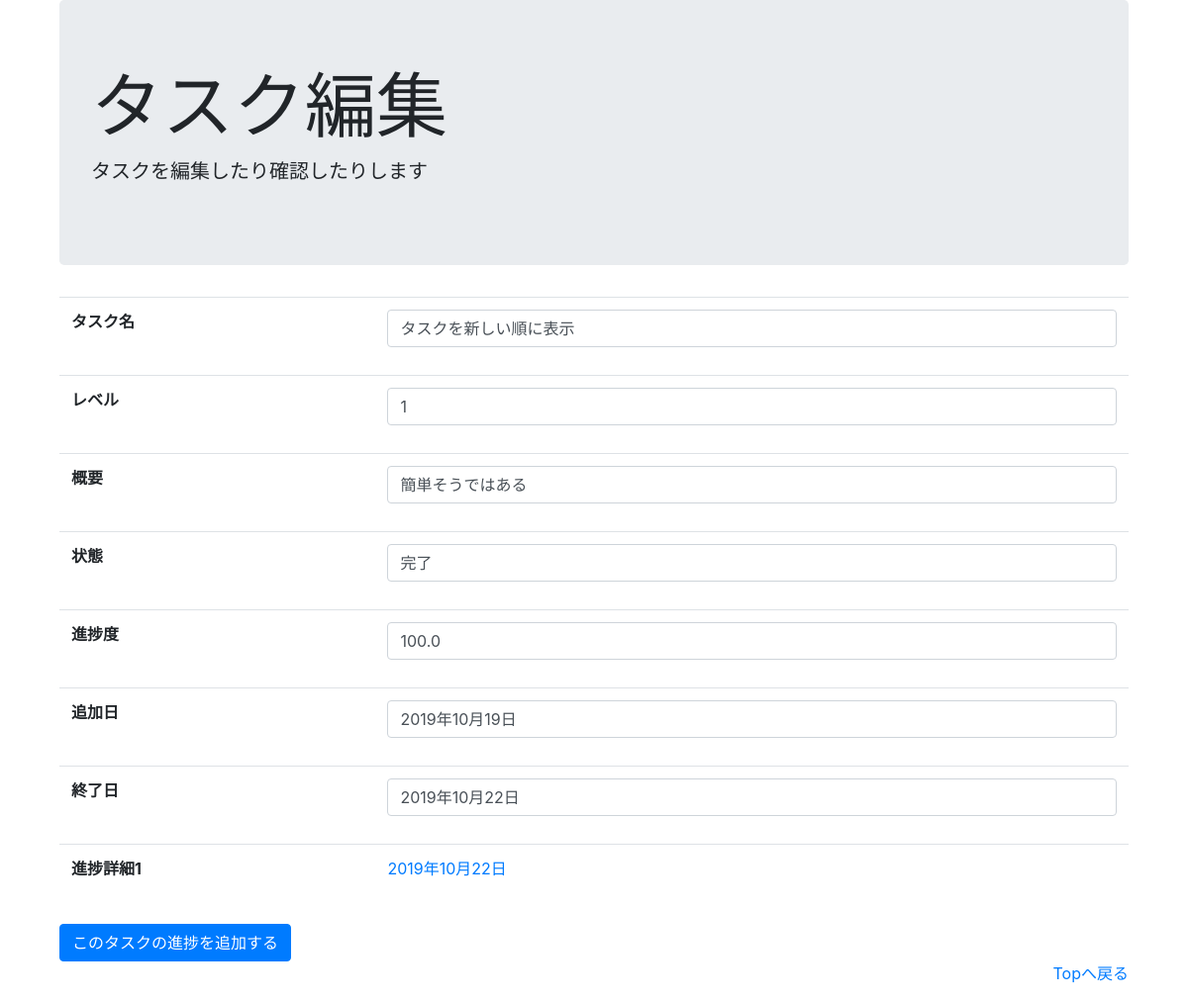
The app's page /edit/4 with its own data.
### mng/models.py (models this page shows, shortened)
class task(models.Model):
    name = models.CharField(max_length=20)
    level = models.IntegerField(default=1)
    overview = models.CharField(max_length=100)
    condition = models.IntegerField(choices=CONDITION_CHOICEES,
                                    blank=True, null=True)
    add_date = models.DateField(blank=True, null=True)
    end_date = models.DateField(blank=True, null=True)

class progress(models.Model):
    task = models.ForeignKey(task, on_delete=models.CASCADE,blank=True, null=True)
    date = models.DateField()
    progress = models.IntegerField(default=0)
    content = models.CharField(max_length=200, blank=True, null=True)

### mng/views.py (the view, shortened to what this page needs)
# urls.py: path('edit/<int:task_id>', views.task_edit, name='task_edit'),
def task_edit(request, task_id):
    t = get_object_or_404(task, id=task_id)
    ps = progress.objects.filter(task=t)
    t_p = 0
    for p in ps:
        t_p = t_p + p.progress
    t_p_d = t_p / t.level * 100
    if t_p_d == 100.0:
        t.condition = 3
        p = progress.objects.filter(task=t).latest('date')
        t.end_date = p.date
    elif t_p_d > 0.0:
        t.condition = 2
    else:
        t.condition = 1
    t.save()
    return render(request, 'mng/task_edit.html',
                  {"task": t, "progresses": ps, "progress": t_p_d})

### mng/templates/mng/task_edit.html (shortened to what this page needs)
{% extends 'mng/base.html' %}
{% load static %}
{% block extra_css %}
<link rel="stylesheet" href="{% static 'mng/css/task_edit.css' %}">
{% endblock extra_css%}
{% block display %}
タスク編集
{% endblock display %}
{% block lead %}
タスクを編集したり確認したりします
{% endblock lead %}
{% block content %}
<div class="container">
    <table class="table">
        {% if task %}
        <tbody>
        <tr>
            <th scope="row">タスク名</th>
            <td><p class="form-control">{{task.name}}</p></td>
        </tr>
        <tr>
            <th scope="row">レベル</th>
            <td><p class="form-control">{{task.level}}</p></td>
        </tr>
        <tr>
            <th scope="row">概要</th>
            <td><P class="form-control">{{task.overview}}</P></td>
        </tr>
        <tr>
            <th scope="row">状態</th>
            <td><p class="form-control">{{task.get_condition_display}}</p></td>
        </tr>
        <tr>
            <th scope="row">進捗度</th>
            <td><p class="form-control">{{progress}}</p></td>
        </tr>
        <tr>
            <th scope="row">追加日</th>
            <td><p class="form-control">{{task.add_date|date:'Y年m月d日'}}</p></td>
        </tr>
        <tr>
            <th scope="row">終了日</th>
            <td><p class="form-control">{{task.end_date|date:'Y年m月d日'}}</p></td>
        </tr>
        {% for p in progresses %}
        <tr>
            <th scope="row">進捗詳細{{forloop.counter}}</th>
            <td><a href="#">
                <p>{{p.date|date:'Y年m月d日'}}</p>
            </a> </td>
        </tr>
        {% endfor %}
        </tbody>
        {% endif %}
    </table>
    <a class="btn btn-primary"  href="{% url 'mng:add_progress' task.id %}">このタスクの進捗を追加する
    </a>
</div>
{% endblock content %}

### records on screen
task: name "タスクを新しい順に表示", level "1", overview "簡単そうではある", condition "完了", add_date "2019年10月19日", end_date "2019年10月22日"
progress: date "2019年10月22日"

### other values on screen
{{ progress }} "100.0"
